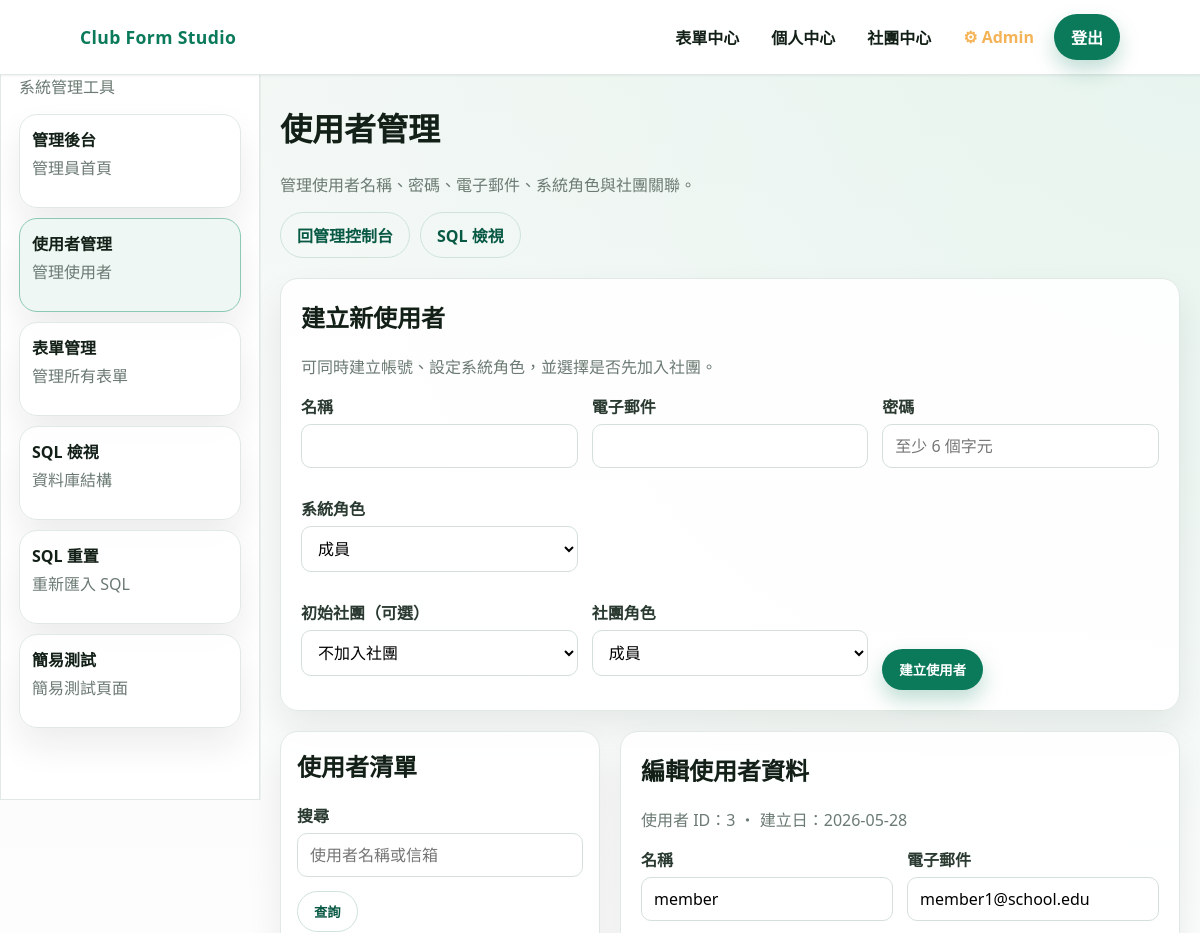
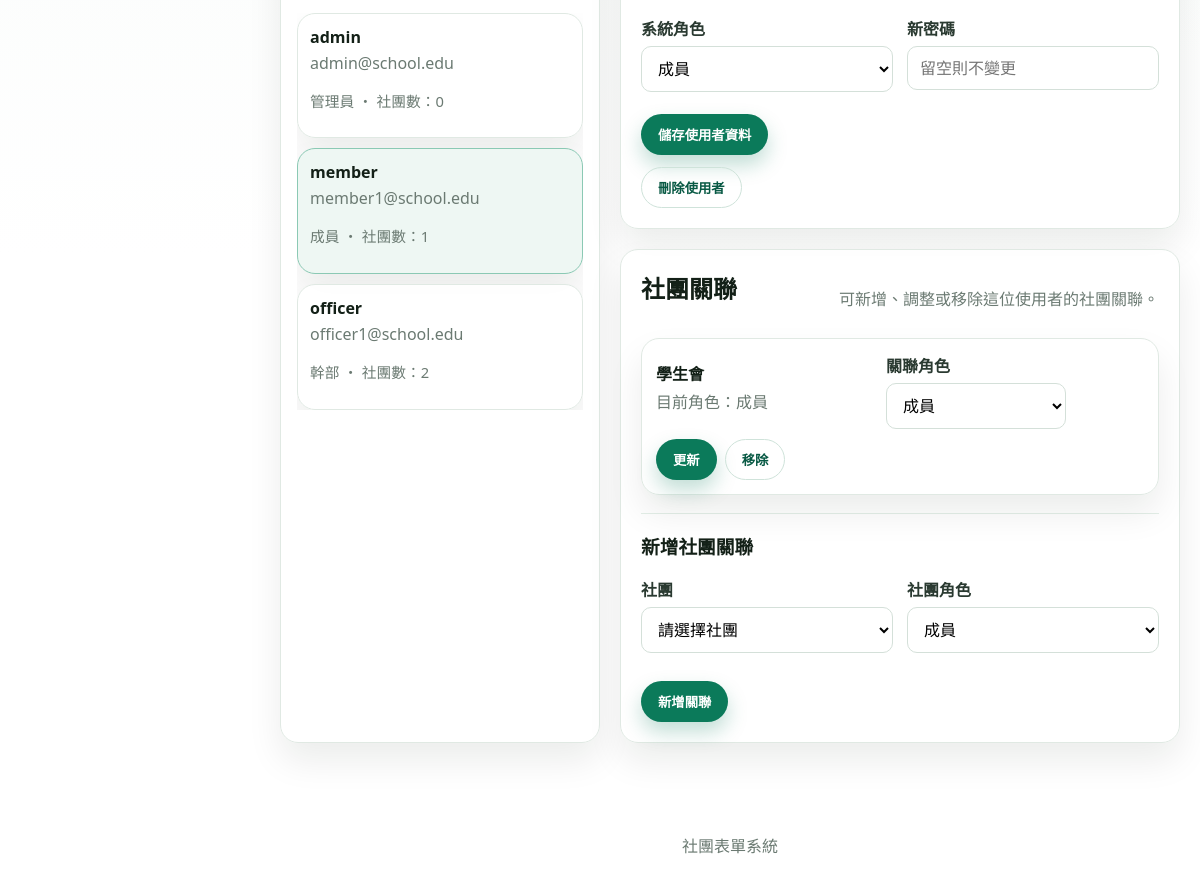
/admin/user_CRUD.php?id=3 (signed in), run on the app's committed database (2 pictures, top to bottom).
### tables this page shows
CREATE TABLE users (
    id          INT PRIMARY KEY AUTO_INCREMENT        COMMENT '使用者唯一識別碼',
    username    VARCHAR(50)  UNIQUE NOT NULL          COMMENT '登入帳號，不可重複',
    password    VARCHAR(255) NOT NULL                 COMMENT '密碼（SHA256 雜湊）',
    email       VARCHAR(100) UNIQUE NOT NULL          COMMENT '電子郵件，不可重複，用於密碼重設',
    role        ENUM('member','owner','club_officer','admin')
                         DEFAULT 'member'             COMMENT '系統層級身份：member=一般會員, owner=幹部, club_officer=社團持有人, admin=管理員',
    created_at           TIMESTAMP DEFAULT CURRENT_TIMESTAMP   COMMENT '帳號建立時間',
    updated_at           TIMESTAMP DEFAULT CURRENT_TIMESTAMP
                         ON UPDATE CURRENT_TIMESTAMP  COMMENT '最後更新時間',
    remember_token_hash  VARCHAR(64) NULL              COMMENT '記住我 Token 的 SHA256 雜湊（每個使用者僅保留最新一個，取代獨立的 remember_tokens 表）'
);

CREATE TABLE club_memberships (
    id         INT PRIMARY KEY AUTO_INCREMENT         COMMENT '關聯記錄唯一識別碼',
    user_id    INT NOT NULL                           COMMENT '使用者 ID，參照 users.id',
    club_id    INT NOT NULL                           COMMENT '社團 ID，參照 clubs.id',
    role       ENUM('member','owner','club_officer')
                        NOT NULL                      COMMENT '社團內角色：member=一般成員, owner=幹部, club_officer=持有人',
    created_at TIMESTAMP DEFAULT CURRENT_TIMESTAMP    COMMENT '加入時間',
    FOREIGN KEY (user_id) REFERENCES users(id) ON DELETE CASCADE,
    FOREIGN KEY (club_id) REFERENCES clubs(id) ON DELETE CASCADE,
    UNIQUE KEY uniq_membership (user_id, club_id),
    INDEX idx_club (club_id),
    INDEX idx_role (role)
);

CREATE TABLE clubs (
    id            INT PRIMARY KEY AUTO_INCREMENT      COMMENT '社團唯一識別碼',
    name          VARCHAR(100) UNIQUE NOT NULL        COMMENT '社團名稱，不可重複',
    description   TEXT                                COMMENT '社團簡介說明',
    join_mode     ENUM('open','request','invite_only')
                           DEFAULT 'request'          COMMENT '加入模式：open=開放加入, request=需申請審核, invite_only=僅限邀請',
    visibility    ENUM('public','private')
                           DEFAULT 'public'           COMMENT '可見性：public=公開顯示, private=隱藏',
    owner_user_id INT NOT NULL                        COMMENT '社團建立者（持有人），參照 users.id',
    created_at    TIMESTAMP DEFAULT CURRENT_TIMESTAMP COMMENT '社團建立時間',
    updated_at    TIMESTAMP DEFAULT CURRENT_TIMESTAMP
                           ON UPDATE CURRENT_TIMESTAMP COMMENT '最後更新時間',
    FOREIGN KEY (owner_user_id) REFERENCES users(id) ON DELETE RESTRICT,
    INDEX idx_owner (owner_user_id)
);

### admin/user_CRUD.php (the view, shortened to what this page needs)
<?php
$errors = [];
$search = isset($_GET['q']) ? trim($_GET['q']) : '';
$selected_id = isset($_GET['id']) ? (int) $_GET['id'] : 0;
$users = [];
$selected_user = null;
$memberships = [];
$form_count = 0;
$create_form = [
	'username' => '',
	'email' => '',
	'password' => '',
	'role' => 'member',
	'club_id' => 0,
	'membership_role' => 'member'
];
$role_labels = [
	'member' => '成員',
	'owner' => '持有人',
	'club_officer' => '幹部',
	'admin' => '管理員'
];
$membership_labels = [
	'member' => '成員',
	'owner' => '社團持有人',
	'club_officer' => '社團幹部'
];
try {
	$pdo = get_db();
	$user_query = 'SELECT u.id, u.username, u.email, u.role, u.created_at, COUNT(m.id) AS club_count FROM users u LEFT JOIN club_memberships m ON m.user_id = u.id';
	$user_query .= ' GROUP BY u.id ORDER BY u.created_at DESC, u.username ASC';
	$user_stmt = $pdo->prepare($user_query);
	$user_stmt->execute();
	$users = $user_stmt->fetchAll();
	if (empty($users)) {
		$selected_user = null;
	} else {
		$selected_stmt = $pdo->prepare('SELECT id, username, email, role, created_at, updated_at FROM users WHERE id = :id LIMIT 1');
		$selected_stmt->execute([':id' => $selected_id]);
		$selected_user = $selected_stmt->fetch();
		if ($selected_user) {
			$membership_stmt = $pdo->prepare('SELECT m.id, m.role, c.id AS club_id, c.name AS club_name FROM club_memberships m JOIN clubs c ON c.id = m.club_id WHERE m.user_id = :id ORDER BY c.name ASC');
			$membership_stmt->execute([':id' => $selected_id]);
			$memberships = $membership_stmt->fetchAll();
		$form_count_stmt = $pdo->prepare('SELECT COUNT(*) FROM forms WHERE creator_id = :id');
		$form_count_stmt->execute([':id' => $selected_id]);
		$form_count = (int) $form_count_stmt->fetchColumn();
	}
	}
} catch (Throwable $e) {
	$errors[] = '使用者管理頁載入失敗，請稍後再試。';
}
?>
<!doctype html>
<html lang="zh-Hant">
	<head>
		<link rel="stylesheet" href="../css/app.css" />
	</head>
	<body>
		<?php $base_url = '../'; require __DIR__ . '/../includes/header.php'; ?>
   		<?php require __DIR__ . '/../includes/right.php'; ?>
		<main class="section">
			<div class="container">
				<h1>使用者管理</h1>
				<p class="muted">管理使用者名稱、密碼、電子郵件、系統角色與社團關聯。</p>
				<div style="display: flex; gap: 10px; flex-wrap: wrap; margin: 16px 0 20px">
					<a class="btn btn-ghost" href="./admin_index.php">回管理控制台</a>
					<a class="btn btn-ghost" href="./sql_view.php">SQL 檢視</a>
				</div>
				<div class="panel" style="padding: 20px; margin-bottom: 20px">
					<h2 style="margin-top: 0">建立新使用者</h2>
					<p class="muted">可同時建立帳號、設定系統角色，並選擇是否先加入社團。</p>
					<form method="post" action="./user_CRUD.php<?php echo $search !== '' ? '?q=' . urlencode($search) : ''; ?>">
						<div style="display: grid; gap: 14px; grid-template-columns: repeat(auto-fit, minmax(220px, 1fr))">
							<div class="field">
								<label for="create_username">名稱</label>
								<input id="create_username" name="username" required minlength="3" value="<?php echo htmlspecialchars($create_form['username']); ?>" />
							</div>
							<div class="field">
								<label for="create_email">電子郵件</label>
								<input id="create_email" name="email" type="email" required value="<?php echo htmlspecialchars($create_form['email']); ?>" />
							</div>
							<div class="field">
								<label for="create_password">密碼</label>
								<input id="create_password" name="password" type="password" required minlength="6" placeholder="至少 6 個字元" />
							</div>
							<div class="field">
								<label for="create_role">系統角色</label>
								<select id="create_role" name="role">
									<?php foreach ($role_labels as $role_key => $label) : ?>
										<option value="<?php echo htmlspecialchars($role_key); ?>" <?php echo $create_form['role'] === $role_key ? 'selected' : ''; ?>><?php echo htmlspecialchars($label); ?></option>
									<?php endforeach; ?>
								</select>
							</div>
						</div>
						<div style="display: grid; gap: 14px; grid-template-columns: repeat(auto-fit, minmax(220px, 1fr)); margin-top: 14px; align-items: end">
							<div class="field">
								<label for="create_club_id">初始社團（可選）</label>
								<select id="create_club_id" name="club_id">
									<option value="0">不加入社團</option>
								</select>
							</div>
							<div class="field">
								<label for="create_membership_role">社團角色</label>
								<select id="create_membership_role" name="membership_role">
									<?php foreach ($membership_labels as $role_key => $label) : ?>
										<option value="<?php echo htmlspecialchars($role_key); ?>" <?php echo $create_form['membership_role'] === $role_key ? 'selected' : ''; ?>><?php echo htmlspecialchars($label); ?></option>
									<?php endforeach; ?>
								</select>
							</div>
							<div>
								<button class="btn btn-primary" type="submit">建立使用者</button>
							</div>
						</div>
					</form>
				</div>
				<div style="display: grid; gap: 20px; grid-template-columns: minmax(260px, 320px) minmax(0, 1fr)">
					<aside class="panel" style="padding: 16px">
						<h2 style="margin-top: 0">使用者清單</h2>
						<form method="get" action="./user_CRUD.php" style="margin-bottom: 14px">
							<div class="field">
								<label for="q">搜尋</label>
								<input id="q" name="q" value="<?php echo htmlspecialchars($search); ?>" placeholder="使用者名稱或信箱" />
							</div>
							<button class="btn btn-ghost" type="submit">查詢</button>
						</form>
						<div style="display: grid; gap: 10px; max-height: 760px; overflow: auto">
							<?php foreach ($users as $item) : ?>
								<?php $active = ((int) $item['id'] === $selected_id); ?>
								<a href="./user_CRUD.php?id=<?php echo (int) $item['id']; ?><?php echo $search !== '' ? '&q=' . urlencode($search) : ''; ?>" class="panel" style="padding: 12px; border-color: <?php echo $active ? '#8bc9b4' : '#e0e9e3'; ?>; background: <?php echo $active ? '#eef7f3' : 'rgba(255,255,255,0.95)'; ?>">
									<strong><?php echo htmlspecialchars($item['username']); ?></strong>
									<p class="muted" style="margin-top: 4px"><?php echo htmlspecialchars($item['email']); ?></p>
									<p class="meta"><?php echo htmlspecialchars(isset($role_labels[$item['role']]) ? $role_labels[$item['role']] : $item['role']); ?> ・ 社團數：<?php echo number_format((int) $item['club_count']); ?></p>
								</a>
							<?php endforeach; ?>
						</div>
					</aside>
					<section style="display: grid; gap: 20px">
						<?php if (!$selected_user) : ?>
							<div class="panel" style="padding: 20px">
								<p class="muted">請先從左側選擇一位使用者。</p>
							</div>
						<?php else : ?>
							<div class="panel" style="padding: 20px">
								<h2 style="margin-top: 0">編輯使用者資料</h2>
								<p class="muted">使用者 ID：<?php echo (int) $selected_user['id']; ?> ・ 建立日：<?php echo !empty($selected_user['created_at']) ? htmlspecialchars(date('Y-m-d', strtotime($selected_user['created_at']))) : ''; ?></p>
								<form method="post" action="./user_CRUD.php<?php echo $search !== '' ? '?q=' . urlencode($search) . '&id=' . (int) $selected_user['id'] : '?id=' . (int) $selected_user['id']; ?>">
									<div style="display: grid; gap: 14px; grid-template-columns: repeat(auto-fit, minmax(220px, 1fr))">
										<div class="field">
											<label for="username">名稱</label>
											<input id="username" name="username" required minlength="3" value="<?php echo htmlspecialchars($selected_user['username']); ?>" />
										</div>
										<div class="field">
											<label for="email">電子郵件</label>
											<input id="email" name="email" type="email" required value="<?php echo htmlspecialchars($selected_user['email']); ?>" />
										</div>
										<div class="field">
											<label for="role">系統角色</label>
											<select id="role" name="role">
												<?php foreach ($role_labels as $role_key => $label) : ?>
													<option value="<?php echo htmlspecialchars($role_key); ?>" <?php echo $selected_user['role'] === $role_key ? 'selected' : ''; ?>><?php echo htmlspecialchars($label); ?></option>
												<?php endforeach; ?>
											</select>
										</div>
										<div class="field">
											<label for="new_password">新密碼</label>
											<input id="new_password" name="new_password" type="password" minlength="6" placeholder="留空則不變更" />
										</div>
									</div>
									<div style="display: flex; gap: 10px; flex-wrap: wrap; margin-top: 8px">
										<button class="btn btn-primary" type="submit">儲存使用者資料</button>
									</div>
								</form>
								<form method="post" action="./user_CRUD.php<?php echo $search !== '' ? '?q=' . urlencode($search) . '&id=' . (int) $selected_user['id'] : '?id=' . (int) $selected_user['id']; ?>" style="margin-top: 12px">
									<button class="btn btn-ghost" type="submit" onclick="return confirm('<?php echo $form_count > 0 ? '此使用者有 ' . number_format($form_count) . ' 份表單，刪除後表單也會被一併刪除。\\n\\n' : ''; ?>確定要刪除這個使用者嗎？此動作無法復原。');">刪除使用者</button>
								</form>
							</div>
							<div class="panel" style="padding: 20px">
								<div style="display: flex; justify-content: space-between; gap: 12px; flex-wrap: wrap; align-items: center">
									<h2 style="margin-top: 0">社團關聯</h2>
									<p class="muted">可新增、調整或移除這位使用者的社團關聯。</p>
								</div>
								<div style="display: grid; gap: 12px; margin-top: 12px">
									<?php if (empty($memberships)) : ?>
										<p class="muted">尚未加入任何社團。</p>
									<?php else : ?>
										<?php foreach ($memberships as $membership) : ?>
											<div class="panel" style="padding: 14px; background: rgba(255,255,255,0.95)">
												<form method="post" action="./user_CRUD.php<?php echo $search !== '' ? '?q=' . urlencode($search) . '&id=' . (int) $selected_user['id'] : '?id=' . (int) $selected_user['id']; ?>" style="display: flex; gap: 10px; flex-wrap: wrap; align-items: end">
													<div style="min-width: 220px">
														<strong><?php echo htmlspecialchars($membership['club_name']); ?></strong>
														<p class="muted" style="margin-top: 4px">目前角色：<?php echo htmlspecialchars(isset($membership_labels[$membership['role']]) ? $membership_labels[$membership['role']] : $membership['role']); ?></p>
													</div>
													<div class="field" style="min-width: 180px; margin: 0">
														<label>關聯角色</label>
														<select name="membership_role">
															<?php foreach ($membership_labels as $role_key => $label) : ?>
																<option value="<?php echo htmlspecialchars($role_key); ?>" <?php echo $membership['role'] === $role_key ? 'selected' : ''; ?>><?php echo htmlspecialchars($label); ?></option>
															<?php endforeach; ?>
														</select>
													</div>
													<div style="display: flex; gap: 8px; flex-wrap: wrap">
														<button class="btn btn-primary" type="submit" name="action" value="update_membership">更新</button>
														<button class="btn btn-ghost" type="submit" name="action" value="delete_membership" onclick="return confirm('確定要移除此社團關聯嗎？');">移除</button>
													</div>
												</form>
											</div>
										<?php endforeach; ?>
									<?php endif; ?>
								</div>
								<div style="margin-top: 18px; border-top: 1px solid #e4efe8; padding-top: 18px">
									<h3 style="margin-top: 0">新增社團關聯</h3>
									<form method="post" action="./user_CRUD.php<?php echo $search !== '' ? '?q=' . urlencode($search) . '&id=' . (int) $selected_user['id'] : '?id=' . (int) $selected_user['id']; ?>" style="display: grid; gap: 14px; grid-template-columns: repeat(auto-fit, minmax(220px, 1fr)); align-items: end">
										<div class="field">
											<label for="club_id">社團</label>
											<select id="club_id" name="club_id" required>
												<option value="">請選擇社團</option>
											</select>
										</div>
										<div class="field">
											<label for="membership_role_new">社團角色</label>
											<select id="membership_role_new" name="membership_role">
												<?php foreach ($membership_labels as $role_key => $label) : ?>
													<option value="<?php echo htmlspecialchars($role_key); ?>"><?php echo htmlspecialchars($label); ?></option>
												<?php endforeach; ?>
											</select>
										</div>
										<div>
											<button class="btn btn-primary" type="submit">新增關聯</button>
										</div>
									</form>
								</div>
							</div>
						<?php endif; ?>
					</section>
				</div>
			</div>
		</main>
		<footer class="footer container">社團表單系統</footer>
	</body>
</html>
<?php
exit();

### data on the page
users: username "admin", email "admin@school.edu", role "管理員", club_count "0"
users: username "member", email "member1@school.edu", role "成員", club_count "1", id "3", created_at "2026-05-28"
users: username "officer", email "officer1@school.edu", role "幹部", club_count "2"
club_memberships: club.name "學生會", role "成員", membership_role "成員"

### other printed values
$right_note "系統管理工具"
$label "管理後台"
$description "管理員首頁"
$label "使用者管理"
$description "管理使用者"
$label "表單管理"
$description "管理所有表單"
$label "SQL 檢視"
$description "資料庫結構"
$label "SQL 重置"
$description "重新匯入 SQL"
$label "簡易測試"
$description "簡易測試頁面"
form field role "成員"
form field membership_role "成員"
